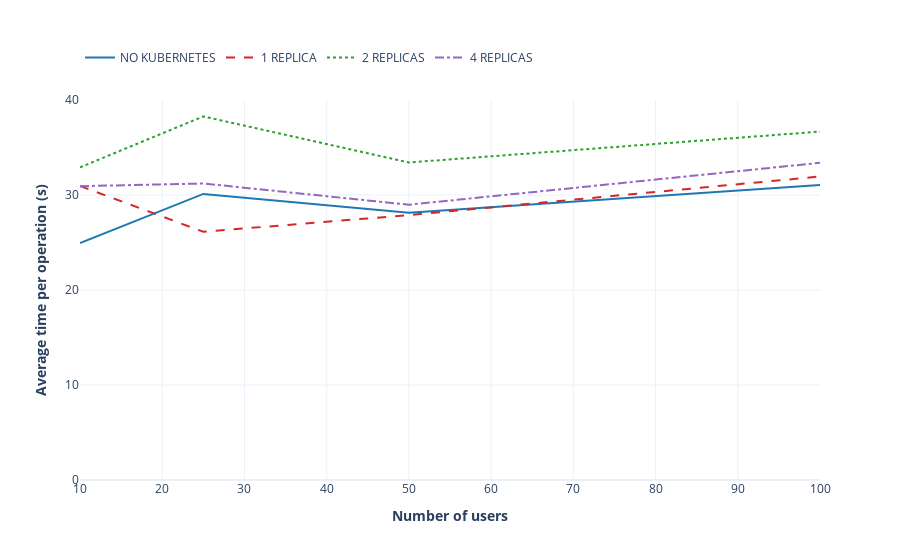

Notebook code for this chart:
### Markdown cell above
### Comparing add operation with different number of replicas. Average times.

### Code cell
no_kubernetes = [24.930, 30.114, 28.122, 31.041]
replica1 = [30.953, 26.129, 27.885, 31.945]
replica2 = [32.909, 38.272, 33.422, 36.672]
replica4 = [30.927, 31.212, 28.978, 33.388]

usersAddAndUpdate(no_kubernetes, replica1, replica2, replica4, "Add")

### Figure 1 — Plotly figure (JSON) as saved in the notebook; plotly's stock layout.template omitted (floating-point values rounded to 4 significant figures)
{"data": [{"line": {"color": "#1f77b4"}, "mode": "lines", "name": "NO KUBERNETES", "type": "scatter", "x": [10, 25, 50, 100], "y": [24.93, 30.11, 28.12, 31.04]}, {"line": {"color": "#d62728", "dash": "dash"}, "mode": "lines", "name": "1 REPLICA", "type": "scatter", "x": [10, 25, 50, 100], "y": [30.95, 26.13, 27.89, 31.95]}, {"line": {"color": "#2ca02c", "dash": "dot"}, "mode": "lines", "name": "2 REPLICAS", "type": "scatter", "x": [10, 25, 50, 100], "y": [32.91, 38.27, 33.42, 36.67]}, {"line": {"color": "#9467bd", "dash": "dashdot"}, "mode": "lines", "name": "4 REPLICAS", "type": "scatter", "x": [10, 25, 50, 100], "y": [30.93, 31.21, 28.98, 33.39]}], "layout": {"legend": {"orientation": "h", "y": 1.15}, "xaxis": {"dtick": 10, "range": [10, 100], "tick0": 10, "title": {"text": "<b>Number of users</b>"}}, "yaxis": {"dtick": 10, "range": [0, 40], "tick0": 0, "title": {"text": "<b>Average time per operation (s)</b>"}}}}
